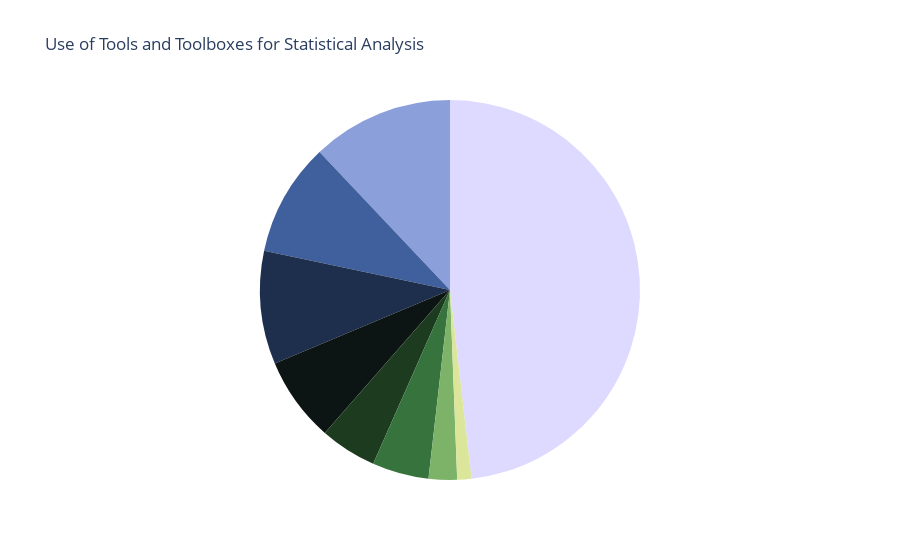

Write notebook code for a chart like this one.
### Markdown cell above
**Plot Stat Software Statistics**

### Code cell
# create distinct entries (rows) for each item in a list of items separated by commas
df_stat_tb = df_statanalysis['Stat Analysis: Software']
numentries = len(df_stat_tb)
df_stat_tb = df_stat_tb.apply(lambda x: x.split(','))
df_stat_tb = df_stat_tb.explode('Stat Analysis: Software')
# removes all spaces from the beginning and end of each entry
df_stat_tb = df_stat_tb.str.strip()


# Calculate relative frequencies
df_stat_tb_counts = pd.Series(df_stat_tb).value_counts(normalize=False)/numentries*100
# Create custom text for each slice
custom_text_stat = [f'{label}<br>{value:.2f}%' for label, value in zip(df_stat_tb_counts.index, df_stat_tb_counts)]

# extract and assign colors from colormap
num_categories=len(df_stat_tb_counts)
# Sample colors from the colormap
#colors = cmap(np.linspace(0, 1, num_categories))
colors = cmap.discrete(num_categories)
# Convert colors to hex format
plotly_colors = ['#' + ''.join([f'{int(c * 255):02x}' for c in colors(i)[:3]]) for i in range(num_categories)]

# plotting with or without labels
lb_tmp = df_stat_tb_counts.index
txt_tmp = custom_text_stat
if not plot_labels:
    lb_tmp = [''] * len(df_stat_tb_counts.index)
    txt_tmp = [''] * len(custom_text_stat)

# Create the pie chart
fig = go.Figure(data=go.Pie(
    labels=lb_tmp,
    values=df_stat_tb_counts.values,
    text = txt_tmp,
    textposition='auto',
    textinfo = 'text',
    textfont=dict(size=16),
    marker=dict(colors=plotly_colors)
))

# Set the layout
fig.update_layout(
    title='Use of Tools and Toolboxes for Statistical Analysis',
    showlegend=False
)

# Show the chart
fig.show()
# Save the chart
plot(fig, filename='figs/pie_StatToolboxes'+'_label_'+str(plot_labels)+'.html')

### Figure 1 — Plotly figure (JSON) as saved in the notebook; plotly's stock layout.template omitted (floating-point values rounded to 4 significant figures)
{"data": [{"labels": ["", "", "", "", "", "", "", "", ""], "marker": {"colors": ["#ded9ff", "#8b9fdb", "#40609d", "#1e2e4d", "#0d1514", "#1c3b1f", "#37733c", "#7cb369", "#dbe69b"]}, "text": ["", "", "", "", "", "", "", "", ""], "textfont": {"size": 16}, "textinfo": "text", "textposition": "auto", "type": "pie", "values": [58.82, 14.71, 11.76, 11.76, 8.824, 5.882, 5.882, 2.941, 1.471]}], "layout": {"showlegend": false, "title": {"text": "Use of Tools and Toolboxes for Statistical Analysis"}}}
